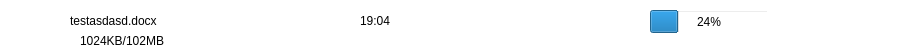
<?xml version="1.0" encoding="UTF-8"?>
<ui version="4.0">
 <class>TaskItemGUI</class>
 <widget class="QWidget" name="TaskItemGUI">
  <property name="geometry">
   <rect>
    <x>0</x>
    <y>0</y>
    <width>900</width>
    <height>51</height>
   </rect>
  </property>
  <property name="windowTitle">
   <string>TaskItemGUI</string>
  </property>
  <property name="styleSheet">
   <string notr="true">QWidget{
background-color: rgba(255, 255, 255,0);
}
</string>
  </property>
  <widget class="QLabel" name="filetype">
   <property name="geometry">
    <rect>
     <x>30</x>
     <y>10</y>
     <width>31</width>
     <height>31</height>
    </rect>
   </property>
   <property name="styleSheet">
    <string notr="true">background-color: rgba(0, 0, 0,0);
background-image: url(:/XMSDiskClientGui/Resources/img/FileType/Middle/DocType.png);</string>
   </property>
   <property name="text">
    <string/>
   </property>
  </widget>
  <widget class="QLabel" name="filename">
   <property name="geometry">
    <rect>
     <x>70</x>
     <y>10</y>
     <width>261</width>
     <height>21</height>
    </rect>
   </property>
   <property name="autoFillBackground">
    <bool>false</bool>
   </property>
   <property name="styleSheet">
    <string notr="true">
font: 14pt &quot;黑体&quot;;</string>
   </property>
   <property name="text">
    <string>testasdasd.docx</string>
   </property>
  </widget>
  <widget class="QLabel" name="filesize">
   <property name="geometry">
    <rect>
     <x>80</x>
     <y>30</y>
     <width>261</width>
     <height>21</height>
    </rect>
   </property>
   <property name="styleSheet">
    <string notr="true">
font: 9pt &quot;黑体&quot;;</string>
   </property>
   <property name="text">
    <string>1024KB/102MB</string>
   </property>
  </widget>
  <widget class="QLabel" name="filetime">
   <property name="geometry">
    <rect>
     <x>360</x>
     <y>10</y>
     <width>261</width>
     <height>21</height>
    </rect>
   </property>
   <property name="styleSheet">
    <string notr="true">
font: 9pt &quot;黑体&quot;;</string>
   </property>
   <property name="text">
    <string>19:04</string>
   </property>
  </widget>
  <widget class="QProgressBar" name="progressBar">
   <property name="geometry">
    <rect>
     <x>650</x>
     <y>10</y>
     <width>118</width>
     <height>23</height>
    </rect>
   </property>
   <property name="value">
    <number>24</number>
   </property>
  </widget>
 </widget>
 <layoutdefault spacing="6" margin="11"/>
 <resources>
  <include location="xmsdiskclientgui.qrc"/>
 </resources>
 <connections/>
</ui>
